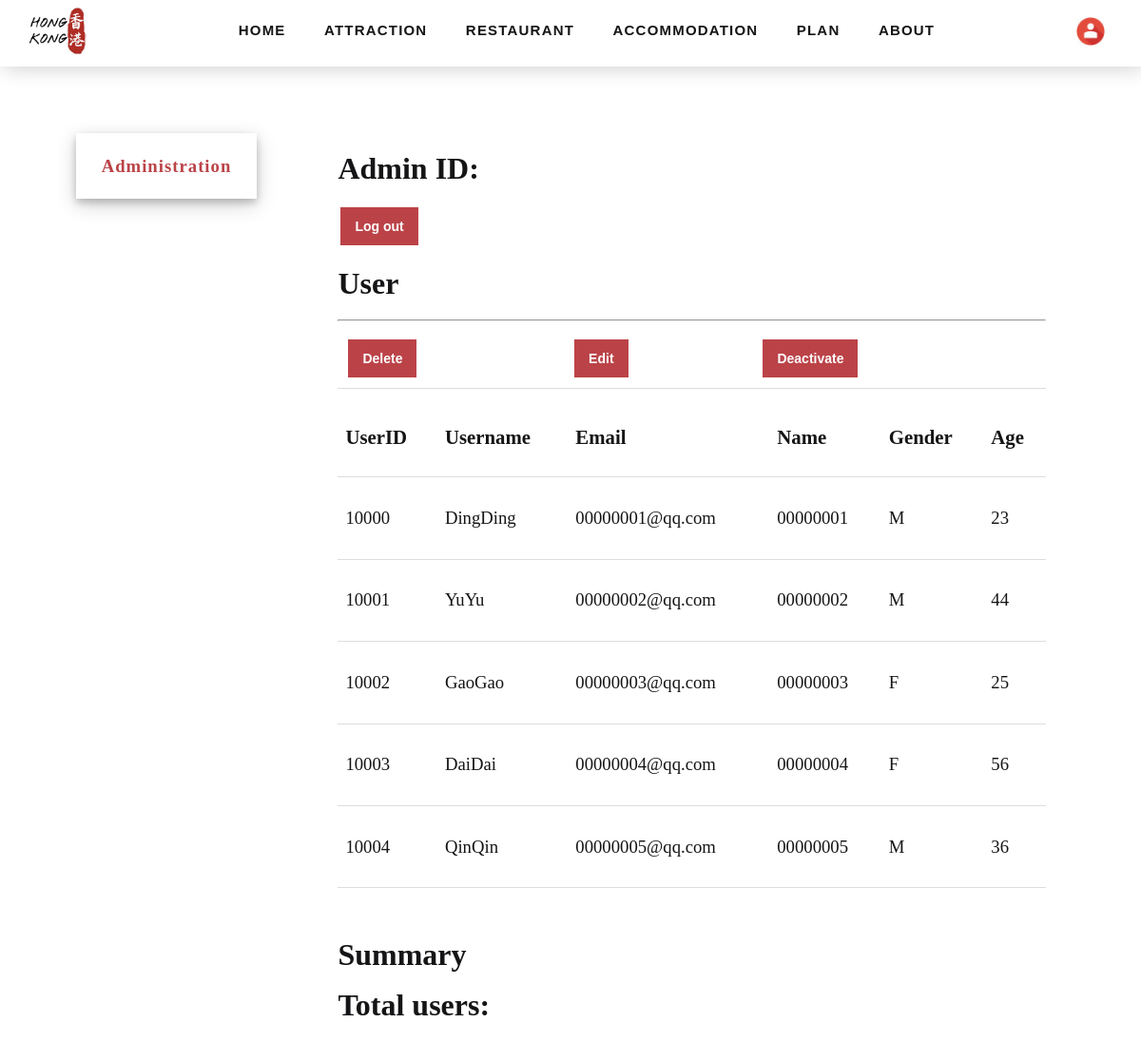
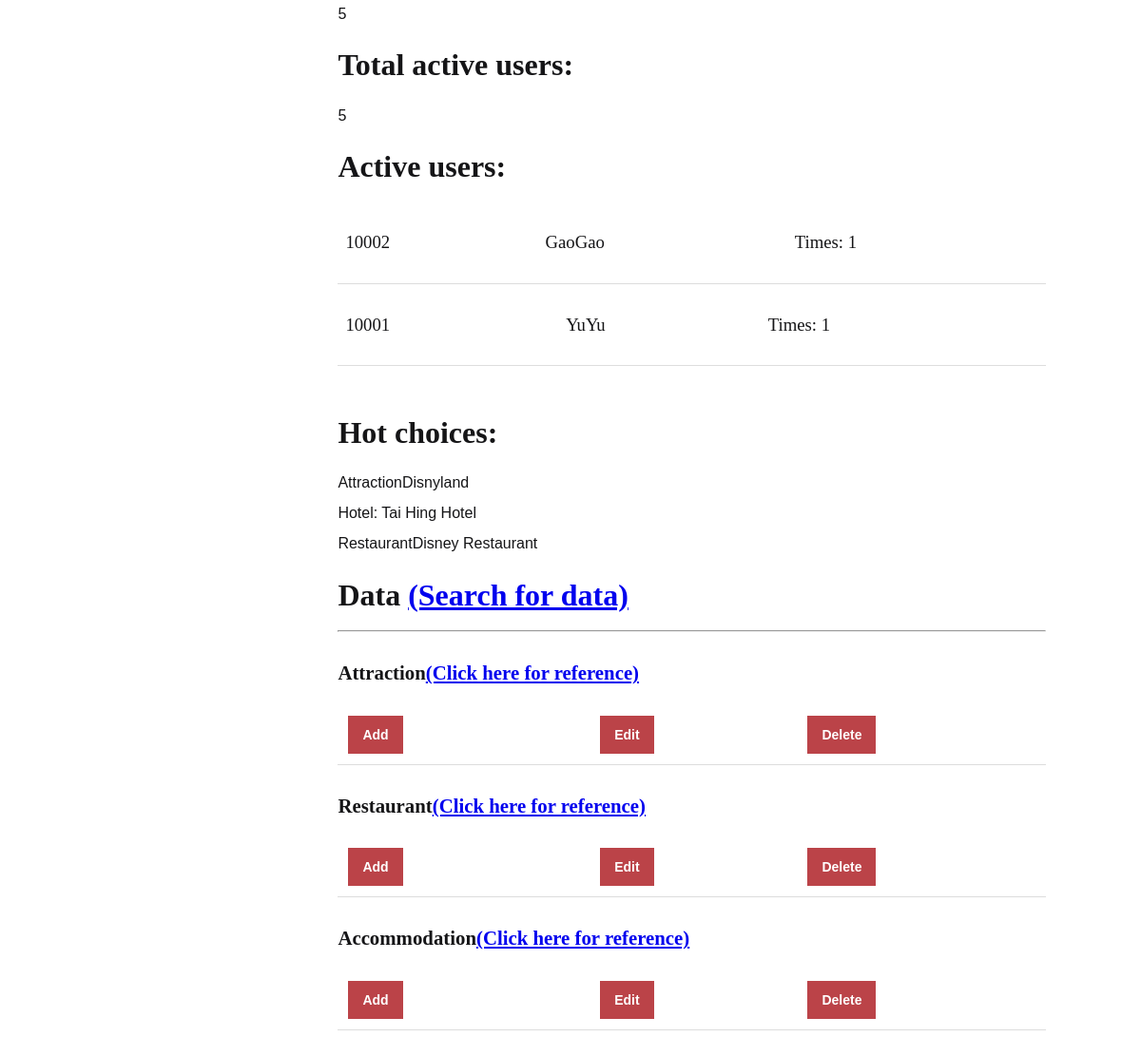
The page /Admin.php (signed in) on the database its author committed (2 pictures, top to bottom).
### tables this page shows
CREATE TABLE IF NOT EXISTS `Tourists` (
  `TouristsID` INT NOT NULL AUTO_INCREMENT,
  `Email` VARCHAR(50) NOT NULL,
  `Password` VARCHAR(50) NOT NULL,
  `Gender` ENUM('F', 'M', 'Other') NOT NULL,
  `Age` INT(3) NOT NULL,
  `Name` VARCHAR(50) NOT NULL,
  `Username` VARCHAR(50) NOT NULL,
  PRIMARY KEY (`TouristsID`));

### Admin.php (the view, shortened to what this page needs)
<!DOCTYPE html>
<html>
<head>
	<link type="text/css" rel="stylesheet" href="css/style.css">
</head>
<body>
<div class="wrapper">
<?php
require('topnav.php');
?>
</div>
<div class="wrapper">
  <main class="container">
	  <div class="sidebar">
	    <h3 style="font-weight:bolder;">Administration</h3>
	  </div>
    <div class="content" style="overflow-x:hidden">
			<h1>Admin ID: <?php
			$ID = $_SESSION['login_admin'];
			echo "$ID"?></h1>
			<a href="php/logout.php"><div class="button btn btn-small">Log out</div></a>
			<h1>User</h1><hr>
			<table>
			  <tr>
				<td><a href="deleteuser_form.php"><div class="button btn btn-small">Delete</div></a></td>
				<td><a href="edituser_form.php"><div class="button btn btn-small">Edit</div></a></td>
				<td><a href="Nonactivate.php"><div class="button btn btn-small">Deactivate</div></a></td>
			  </tr>
			<table>
			  <tr>
				<td><h2>UserID</h2></td>
				<td><h2>Username</h2></td>
				<td><h2>Email</h2></td>
				<td><h2>Name</h2></td>
				<td><h2>Gender</h2></td>
				<td><h2>Age</h2></td>
			  </tr>
			  <?php
			  require('php/connect.php');
			  $sql="select * from Tourists";
			  $result = mysqli_query($link, $sql);
			  while($row = mysqli_fetch_assoc($result)){
				  $UserID = $row['TouristsID'];
				  $Username = $row['Username'];
				  $Email = $row['Email'];
				  $Name = $row['Name'];
				  $Gender = $row['Gender'];
				  $Age = $row['Age'];
			  echo "
			  <tr>
				<td><h3>$UserID</h3></td>
				<td><h3>$Username</h3></td>
				<td><h3>$Email</h3></td>
				<td><h3>$Name</h3></td>
				<td><h3>$Gender</h3></td>
				<td><h3>$Age</h3></td>
			  </tr>";
			  }
			  ?>
			</table><br>
                        <h1>Summary</h1>
                        <h1>Total users:</h1><?php
                         $sql="SELECT count(DISTINCT TouristsID)as User FROM Tourists";
                          $result = mysqli_query($link, $sql);
                        $row = mysqli_fetch_assoc($result);
                        echo $row['User'];
                        ?>
                        <br>
                        <h1>Total active users:</h1><?php
                        $sql="SELECT count(DISTINCT TouristsID)as AUser FROM Arrange where Activate=0";
                        $result = mysqli_query($link, $sql);
                        $row = mysqli_fetch_assoc($result);
                        echo $row['AUser'];
                        ?>
                        <br>
                         <h1> Active users:</h1><?php
                        $sql="SELECT Arrange.TouristsID as I,Username,count(ArrangeID) as c FROM Arrange join Tourists WHERE Arrange.TouristsID=Tourists.TouristsID GROUP BY Arrange.TouristsID order by c limit 3";
                        $result = mysqli_query($link, $sql);
                        while($row = mysqli_fetch_assoc($result)){
                            $uid=$row['I'];
                            $uname=$row['Username'];
                            $times=$row['c'];
                         echo "
			  <table>
			  <tr>
				<td><h3>$uid</h3></td>
				<td><h3>$uname</h3></td>
        <td><h3>Times: $times</h3></td>
			  </tr>
			  </table>";
			  }
                        ?>
                        <br>
                        <h1>Hot choices:</h1><?php
                         $sql="SELECT AName,count(RecommandAttraction.AID) AS A FROM RecommandAttraction JOIN Attraction where RecommandAttraction.AID=Attraction.AID order by A limit 1";
                          $result = mysqli_query($link, $sql);
                        $row = mysqli_fetch_assoc($result);
                        echo "Attraction".$row['AName'];
                        ?>
                        <br>
                        <?php
                         $sql="SELECT HName,count(RecommandHotel.HID) AS A FROM RecommandHotel JOIN Hotel where RecommandHotel.HID=Hotel.HID order by A limit 1";
                          $result = mysqli_query($link, $sql);
                        $row = mysqli_fetch_assoc($result);
                        echo "Hotel: ".$row['HName'];
                        ?>
                        <br>
                        <?php
                         $sql="SELECT RName,count(RecommandRes.RID) AS A FROM RecommandRes JOIN Restaurant where RecommandRes.RID=Restaurant.RID order by A limit 1";
                          $result = mysqli_query($link, $sql);
                        $row = mysqli_fetch_assoc($result);
                        echo "Restaurant".$row['RName'];
                        ?>
                        <br>
                        <h1>Data <a href="SearchID_form.php">(Search for data)</a></h1><hr>
			<h2>Attraction<a href="attraction.php">(Click here for reference)</a></h2>
			<table>
			  <tr>
				<td><div class="button"><a href="addattr_form.php" target="_blank" class="btn btn-small">Add</a></div></td><td></td>
				<td><a href="editattr_form.php" target="_blank"><div class="button btn btn-small">Edit</div></a></td>
				<td><a href="deleteattr_form.php" target="_blank"><div class="button btn btn-small">Delete</div></a></td>
			  </tr>
			</table>
			<h2>Restaurant<a href="restaurant.php">(Click here for reference)</a></h2>
			<table>
			  <tr>
				<td><div class="button"><a href="addres_form.php" target="_blank" class="btn btn-small">Add</a></div></td><td></td>
				<td><a href="editres_form.php" target="_blank"><div class="button btn btn-small">Edit</div></a></td>
				<td><a href="deleteres_form.php" target="_blank"><div class="button btn btn-small">Delete</div></a></td>
			  </tr>
			</table>
			<h2>Accommodation<a href="accommodation.php">(Click here for reference)</a></h2>
			<table>
			  <tr>
				<td><div class="button"><a href="addhotel_form.php" target="_blank" class="btn btn-small">Add</a></div></td><td></td>
				<td><a href="edithotel_form.php" target="_blank"><div class="button btn btn-small">Edit</div></a></td>
				<td><a href="deletehotel_form.php" target="_blank"><div class="button btn btn-small">Delete</div></a></td>
			  </tr>
			</table>
	</div>
  </main>
</div>
</body>
</html>

### css/style.css (style rules this page uses)
body { position: relative; font-family:Verdana, Geneva, sans-serif; overflow:auto; margin: 0px; }
h1, h2, h3, h4, h5, h6, .heading, .sidebar { font-family:Georgia, "Times New Roman", Times, serif; }
table { border-collapse: collapse; width: 100%; border-bottom: 1px solid #ddd; }
th, td { padding: 8px; text-align: left; border-bottom: 1px solid #ddd; }
.wrapper { display:block; }
.container { padding:140px 100px 100px 80px; }
.btn, .btn-inverse { display:inline-block; padding:5px 20px; border:3px solid; text-decoration:none; font-weight: bold; }
.btn-small { display:inline-block; padding:4px 15px; font-size: 14px; text-decoration:none; }
.btn, .btn-inverse:hover { color:#FFFFFF; background-color:#BB4348; border-color:#FFFFFF; }
.sidebar { height:auto; width:190px; position:fixed!important; z-index:1; overflow:auto; font-weight: bold; letter-spacing: 1px; box-shadow: 0 4px 8px 0 rgba(0, 0, 0, 0.2), 0 6px 20px 0 rgba(0, 0, 0, 0.19); }
.sidebar h3 { color: #BB4348; text-align: center; padding:5px; }
.content { margin-left:27%; background-color: #FFFFFF; color: #151517; line-height: 200%; overflow: auto; }
.content h2 { padding-top:10px; }

### Admin.php (style rules this page uses)
h3 { font-weight:normal; }
h2 { font-size:130%; }

### rows shown on the page
tourists: TouristsID "10000", Username "DingDing", Email "00000001@qq.com", Name "00000001", Gender "M", Age "23"
tourists: TouristsID "10001", Username "YuYu", Email "00000002@qq.com", Name "00000002", Gender "M", Age "44"
tourists: TouristsID "10002", Username "GaoGao", Email "00000003@qq.com", Name "00000003", Gender "F", Age "25"
tourists: TouristsID "10003", Username "DaiDai", Email "00000004@qq.com", Name "00000004", Gender "F", Age "56"
tourists: TouristsID "10004", Username "QinQin", Email "00000005@qq.com", Name "00000005", Gender "M", Age "36"

### other values the page prints
$row['User'] "5"
$row['AUser'] "5"
$uid "10002"
$uname "GaoGao"
$times "1"
$uid "10001"
$uname "YuYu"
$row['AName'] "Disnyland"
$row['HName'] "Tai Hing Hotel"
$row['RName'] "Disney Restaurant"
